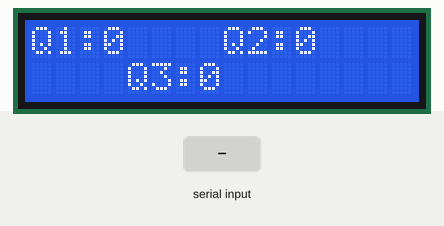
A sketch run on a simulated Arduino Uno, built with avr-gcc and run on an emulated ATmega328P. On the bench: 16×2 character LCD. The test bench sets the inputs (shaded band).

Above: at 1.2 s.
1.3 s: "90,45\n" received over Serial
2.8 s: "1\n" received over Serial
At 2.86 s:
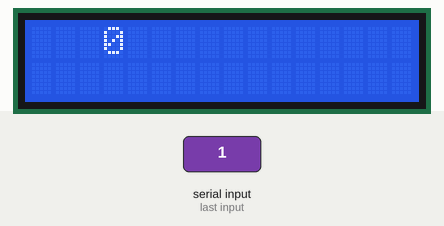
Timing chart, 0 to 5.8 s (numbered marks = the images above; inputs shaded):
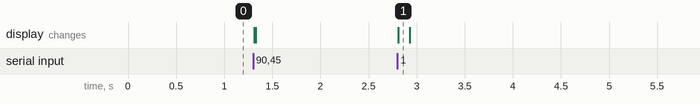

The sketch:

mastercode.ino
```cpp
int deger=0;
String text;
int joint1=0,joint2=0,joint3=0;
#include <LiquidCrystal_I2C.h>
LiquidCrystal_I2C lcd(0x27,16,2);
//LiquidCrystal_I2C lcd(0x27,20,4);  // Ekran calismazsa bir önceki satir iptal edilip,bu satir aktif edilecek

#include <SPI.h>
#include <mcp2515.h>

struct can_frame canMsg1;
struct can_frame canMsg2;
struct can_frame canMsg3;
struct can_frame canMsg4;
struct can_frame canMsg5;
struct can_frame canMsg6;

MCP2515 mcp2515(10);
void setup() {

  Serial.begin(115200);
  Serial.setTimeout(5);
  lcd.init();
  lcd.backlight();
  while (!Serial) {
    ;
  }

  mcp2515.reset();
  mcp2515.setBitrate(CAN_125KBPS);
  mcp2515.setNormalMode();
}

void loop() {
  lcd.setCursor(0,0);
  lcd.print("Q1:");
  lcd.setCursor(8,0);
  lcd.print("Q2:");
  lcd.setCursor(4,1);
  lcd.print("Q3:");
  lcd.setCursor(3,0);
   lcd.print(joint1);
  lcd.setCursor(11,0);
   lcd.print(joint2);
     lcd.setCursor(7,1);
   lcd.print(joint3);
  while (Serial.available()){

    text = Serial.readStringUntil('\n');
      deger= text.toInt();

   lcd.clear();
    Serial.flush();
    //delay(100);
      }
 if(abs(deger)%10==1){
  joint1=deger/10;

int a = abs(joint1) / 100;
int b = (abs(joint1) / 10) - (a*10) ;
int c = abs(joint1) - a*100 - b*10  ;
  canMsg1.can_id  = 1;
  canMsg1.can_dlc = 4;

  canMsg1.data[0] = c;
  canMsg1.data[1] = b;
  canMsg1.data[2] = a;

if(deger<0)
  canMsg1.data[3] = 1;
else
  canMsg1.data[3] = 0;
mcp2515.sendMessage(&canMsg1);
 lcd.setCursor(3,0);
   lcd.print(joint1);
   delay(100);
 }


 else if(abs(deger)%10==2){
  joint2=deger/10;

 int a = abs(joint2) / 100;
int b = (abs(joint2) / 10) - (a*10) ;
int c = abs(joint2) - a*100 - b*10  ;
  canMsg2.can_id  = 2;
  canMsg2.can_dlc = 4;

  canMsg2.data[0] = c;
  canMsg2.data[1] = b;
  canMsg2.data[2] = a;

if(deger<0)
  canMsg2.data[3] = 1;
else
  canMsg2.data[3] = 0;
mcp2515.sendMessage(&canMsg2);
  lcd.setCursor(11,0);
   lcd.print(joint2);
   delay(100);
 }


  else if(abs(deger)%10==3){
  joint3=deger/10;

 int a = abs(joint3) / 100;
int b = (abs(joint3) / 10) - (a*10) ;
int c = abs(joint3) - a*100 - b*10  ;
  canMsg3.can_id  = 3;
  canMsg3.can_dlc = 4;

  canMsg3.data[0] = c;
  canMsg3.data[1] = b;
  canMsg3.data[2] = a;

if(deger<0)
  canMsg3.data[3] = 1;
else
  canMsg3.data[3] = 0;
mcp2515.sendMessage(&canMsg3);
lcd.setCursor(7,1);
lcd.print(joint3);
delay(100);
 }


}
```

Measured:
- after the input at 2.8 s, the display: changes at once (image 1)
